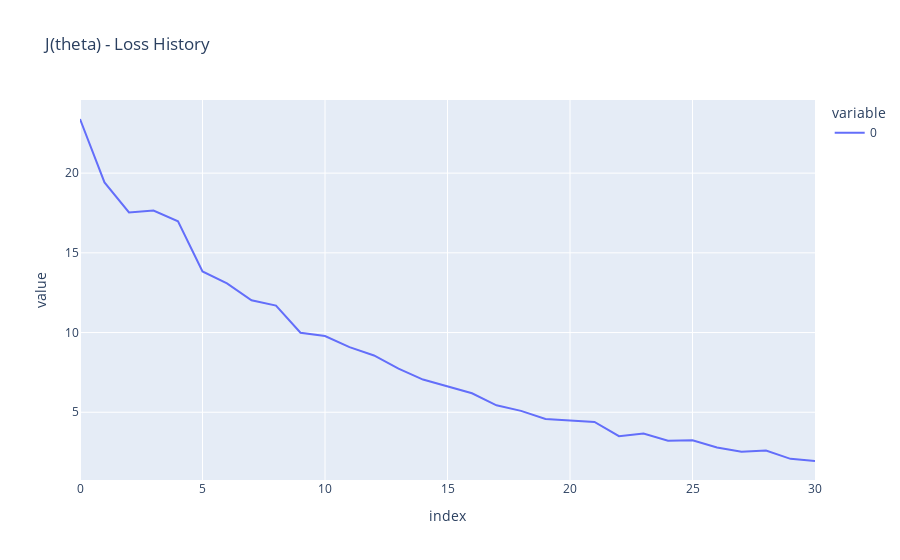

Write notebook code for a chart like this one.
### Markdown cell above
## Task 4: Gradient Descent
Below is a simple vectorized impl. of GD that *CAN* be used as a starting point. 
Please make sure you understand exactly HOW it works (so that you could have implemented one yourself).
(Note that it uses a augmented matrix to skip the bias term).

1) Change the code to handle the bias parameter directly. (No agumented matrix).
2) Change the code to use Stochastic Gradient Descent with mini-batches. (Batch size should be 2 or more).
3) Re-organize the code and add numba as to make the SGD go pew pew (faster). To make it easier for yourself - numba does not play nice with Jupyter, so consider running it in its own python file.
4) *OPTIONAL* numba also supports GPU (https://numba.readthedocs.io/en/stable/cuda) implement GPU acceleration for SDG. (again: numba dont like notebooks)

Numba: https://numba.readthedocs.io/en/stable/

### Code cell
import numpy as np
import plotly.express as px

def predict(theta, xs, batch):
    
    bias = theta[0]
    weight = theta[1:] 
    return bias + np.dot(xs[batch], weight)

def J_squared_residual(theta, xs, y, batch):
    h = predict(theta, xs, batch)
    sr = ((h - y[batch])**2).sum()    
    return sr

def gradient_J_squared_residual(theta, xs, y, batch):
    h = predict(theta, xs, batch) 
    #sum(x_i^2) = x^T * x (with x = h - y and h = X*0)
    # ----> J(0) = (h-y)^T * (h-y)
    # grad = dJ/d0 ------> dJ/d0 = xs^t * (h-y)
    # this is gradient computed with some fancy math I probably cant remember 
    # simplfied: calculates partial derivatives from L ------> 0 (backward propagation)
    # dJ/d0 = dJ/dh * dh/d0
    grad = np.dot(xs[batch].transpose(), (h - y[batch])) 
    return grad


# the dataset (already augmented so that we get a intercept coef)
# remember: augmented x -> we add a colum of 1's instead of using a bias term.
#data_x = np.array([[0.5], [1.0], [2.0]])  # (3,1)
#data_y = np.array([[1.0], [1.5], [2.5]]) # (3,1)
data_x = x_train
data_y = y_train
# make to collumn vektor
data_x = np.array(data_x).reshape(-1, 1)
data_y = np.array(data_y).reshape(-1, 1)
print(data_x.shape)
n_features = data_x.shape[1]

# variables we need 
theta = np.zeros((n_features + 1, 1)) #(2,1)
learning_rate = 0.1
m = data_x.shape[0]
batch_size = 30


# run GD
j_history = []
n_iters = 30
for it in range(n_iters):
    batch = np.random.randint(0, batch_size + 1, size=batch_size)
    j = J_squared_residual(theta, data_x, data_y, batch)
    j_history.append(j)
    
    theta = theta - (learning_rate * (1/m) * gradient_J_squared_residual(theta, data_x, data_y, batch))
    
print("theta shape:", theta.shape)

# append the final result.
j = J_squared_residual(theta, data_x, data_y, batch)
j_history.append(j)
print("The L2 error is: {:.2f}".format(j))


# find the L1 error.
y_pred = predict(theta, data_x, batch)
l1_error = np.abs(y_pred - data_y[batch]).sum()
print("The L1 error is: {:.2f}".format(l1_error))


# Find the R^2 
# if the data is normalized: use the normalized data not the original data (task 3 hint).
# https://en.wikipedia.org/wiki/Coefficient_of_determination
u = ((data_y[batch] - y_pred)**2).sum()
v = ((data_y[batch] - data_y[batch].mean())** 2).sum()
print("R^2: {:.2f}".format(1 - (u/v)))


# plot the result
fig = px.line(j_history, title="J(theta) - Loss History")
fig.show()

### Figure 1 — Plotly figure (JSON) as saved in the notebook; plotly's stock layout.template omitted (floating-point values rounded to 4 significant figures)
{"data": [{"hovertemplate": "variable=0<br>index=%{x}<br>value=%{y}<extra></extra>", "legendgroup": "0", "line": {"color": "#636efa", "dash": "solid"}, "marker": {"symbol": "circle"}, "mode": "lines", "name": "0", "orientation": "v", "showlegend": true, "type": "scatter", "x": [0, 1, 2, 3, 4, 5, 6, 7, 8, 9, 10, 11, 12, 13, 14, 15, 16, 17, 18, 19, 20, 21, 22, 23, 24, 25, 26, 27, 28, 29, 30], "xaxis": "x", "y": [23.4, 19.42, 17.53, 17.65, 16.98, 13.83, 13.09, 12.03, 11.69, 9.986, 9.783, 9.087, 8.564, 7.735, 7.05, 6.599, 6.188, 5.437, 5.087, 4.578, 4.483, 4.392, 3.501, 3.665, 3.213, 3.244, 2.785, 2.515, 2.593, 2.076, 1.942], "yaxis": "y"}], "layout": {"legend": {"title": {"text": "variable"}, "tracegroupgap": 0}, "title": {"text": "J(theta) - Loss History"}, "xaxis": {"anchor": "y", "domain": [0, 1], "title": {"text": "index"}}, "yaxis": {"anchor": "x", "domain": [0, 1], "title": {"text": "value"}}}}
